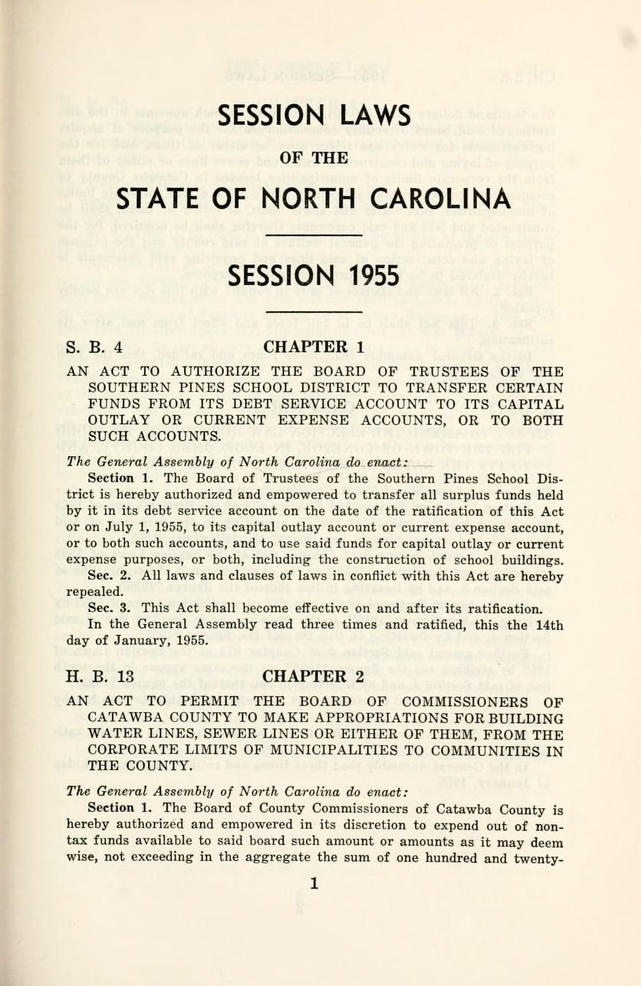
#> input picture oer/sessionlawsresol1955nort_0057.jpg, 641 x 986 px, shrunk from 836 x 1286 before the run; the run also reads 1 picture not shown here
$ jupyter execute --allow-errors 04-HowToOCR.ipynb   (shell and % lines are left out)
#> lines starting #> are read from the running program, lines starting #| are printed output that depends on the picture
# How To OCR with Python & Tesseract: The Basics

**<< Previous module: [What is OCR?](03-WhatIsOCR.ipynb) <<**

*1-2 hours*

<div class="alert alert-block alert-info">
    <strong>Learning Objectives:</strong>
    <p>By the end of this module, you should be able to</p>
    <ul>
        <li>describe the necessary input formats for OCR;</li>
        <li>explain the importance of performing adjustments (pre-processing) to inputs before running OCR;</li>
        <li>identify adjustments that will likely improve text inputs;</li>
        <li>perform pre-processing steps using Python;</li>
        <li>describe and implement basic OCR steps using Python and Tesseract in Jupyter Notebooks.</li>
    </ul>
</div>

## Table of Contents

- [Quick Review: OCR Inputs & Outputs](#quick-review)
- [The OCR Process](#ocr-process)
- [Preparing Texts for OCR (Pre-Processing)](#pre-processing)
- [Performing OCR](#performing-ocr)
- [Resources](#resources)

## Quick Review: OCR Inputs & Outputs <a class="anchor" id="quick-review"></a>

### Inputs

We've already discussed this in the [last module](03-WhatIsOCR.ipynb), but it bears repeating. In order to perform OCR on a text corpus, we need the following:

- A **single file folder** containing all of the corpus files. If the corpus is small enough (e.g. 1 book), this could be simply a single file.
- All corpus files should be of the **same file format**.
- The chosen file format should be **interoperable** (usable by many software and operating systems) and stable (changes rarely if ever).

- For our work with Python and Tesseract, the files should be **images**, which means that each file will correspond to 1 single-sided page (if in a book format) in the corpus.

To keep all of these image files organized, we recommend creating a file structure that looks like the below: 1 file folder for the entire corpus, and 1 subfolder for each volume in the corpus containing an image file for every page in the volume.

Note that the file naming structure identifies *both* which volume the images are part of *and* which scanned page they correspond to, which helps us maintain the order of the volume. These numbers *may not* correspond to page numbers because the scanning included outer and inner covers as well as title pages, etc.

Note that we are working with .jpg files here. These are files that we [downloaded from the Internet Archive](02-GatheringACorpus.ipynb#how-to-download) and with which any computer should be able to work. The process we'll be using, though, can also be run with .png, .tiff, .jp2, and other common interoperable image formats.

### Outputs

Here's what we'll produce through the OCR process in this module: **1 file folder containing 1 file per volume in the .txt (plain text) format.** The plain text format is interoperable, stable, and fully computer readable, meaning it will be ready for performing computational analysis in whatever tools you might choose to work with. We'll demonstrate some analysis tools in Python in the [final module in this series](06-ExploratoryAnalysis.ipynb).

## The OCR Process<a class="anchor" id="ocr-process"></a>

**Producing OCR'ed text is an iterative, rather than a linear, process.** To get the best possible output involves multiple steps and in some instances repetition of steps. Here's an overview of what these steps can look like.

*Keep in mind that this process can vary not only based on the complexity and legibility of your corpus but also based on the resources you have. Consider your expertise, whether you are working with a team or by yourself, how much time you have, and your ultimate research goal. These should all factor in to how complex you make your OCR process.*

### Pre-Processing:
This phase is all about testing to figure out the best adjustments and OCR settings for your corpus:

1. **Create a folder of sample text from your corpus.** The size of the sample may depend on the corpus' size and homogeneity or heterogeneity, but it should be an amount that you and/or your team could review manually in a reasonably short period of time.
2. **Run OCR on your sample.**
3. **Review the output** to identify errors, **looking especially for error *patterns*** that could be addressed at a corpus level.
4. **Create a list of errors and [possible adjustments](#pre-processing)** that you might use to address the errors. **Order the list based on which errors should be solved first--which might address the largest number of errors.** For example, it would be more important to fix rotated or skewed pages across the sample/corpus before trying to use erosion or dilation to make specific pages more legible to Tesseract.
5. **Make the first adjustment** on your list to the sample.
6. **Re-run OCR on your sample.**
7. **Review the output.** Has the output improved noticeably? Are there still errors and error patterns?
8. **Repeat some or all of the above steps:** Depending on your findings, you might continue applying adjustments from your list, re-running OCR, and reviewing outputs, or you might be ready to move on to the next step.

Depending on the *complexity* of your corpus, you may want to select a few different samples to complete this process with and then compare the adjustments you make across all samples to see which adjustments work best overall, and which might *introduce* errors to certain parts of the corpus.

If need be, you could consider running OCR on separate parts of your corpus. The *On The Books* team did this because marginalia (text printed in the margins) appear through a significant portion of the corpus but are no longer printed after a certain point. Removing marginalia wasn't necessary once it stopped appearing in the text, so that step could be skipped for the later portion of texts.

### Performing OCR:
Once you're satisfied with the pre-processing on your sample(s), here's where you run the actual OCR. This part of the process may also be iterative:

1. **Apply your chosen pre-processing adjustments** to your entire corpus.
2. **Run OCR** on your entire corpus.
3. **Pull samples from your output to review.** Do you notice any recurring or new errors? If so, you may need to return to pre-processing to assess and address these errors.
4. **Repeat steps 1-3 as needed.** If you have a very large corpus, you may consider running these steps in batches and iterating through each batch.

### "Cleaning" OCR:
**This part of the process is often best performed with a combination of manual (human) and automated (computer) steps.** This is where you may be addressing not only errors in the OCR itself but also issues with the original printing, as we describe below with regard to [hyphenated words at the end of lines](#hyphens). As with pre-processing, how complex you make iterations in this phase depends on your corpus and your resources:

1. **Use Python to check for and correct possible spelling errors.** This step should focus on common words and avoid proper nouns. As with any automated step, it's possible that new errors will be introduced here.

    1. If there is a known and small quantity of proper nouns used in individual texts or across the corpus, and these are consistently "read" incorrectly by Tesseract, it may be possible to use Python to correct these.

2. If your corpus is small enough and/or you have a team that can help you, **read through the corpus** to manually check for and correct errors. This may be a moment to correct proper nouns. If you have a team, it may be advisable to have texts read and corrected by multiple team members. It will be important that these team members have access to both inputs and outputs, and perhaps even lists of proper nouns, to be able to compare the original scans with the computer-readable versions. You may even want to set up a process whereby reviewers can flag words they are not sure about so that another reviewer can provide their opinion so that you and/or another project manager making a final decision on uncertain words.

The above process could be broken down further to address smaller issues incrementally and iteratively. It may also be useful to break your corpus into units of analysis before or during this process to assist with cleaning. We will discuss the splitting process when we structure our OCR'ed data in the [next module](05-StructuringOCRData.ipynb).

## Preparing Texts for OCR (Pre-Processing)<a class="anchor" id="pre-processing"></a>

Remember all of the questions we considered in the [last module](03-WhatIsOCR.ipynb)? The ones that asked us to think about text format (print/handwritten), format and orientation on the page, legibility, and so on? In this section, we'll walk through the steps that need to be done to address especially **format and orientation on a page and legibility** before performing OCR.

### The Files

#### Which files?

For this tutorial, we've given you only a sample of pages to work with from the 1955 NC session laws, beginning with the first chapter (page 1). You may have noticed that the file name ends with `0057` rather than `0001`. This is because scanned session law volumes often include other content, such as a scan of the outer covers, a table of contents, and the North Carolina state constitution, appearing before or after the laws themselves. Because the *On The Books Team* is only interested in the laws themselves, we went through each volume and removed all images that we did't need. The lesson here: **don't run OCR on content that you don't need.**

When you are preparing a corpus for OCR, in addition to becoming familiar with potential issues you see on each page, remove all files that don't need to be OCR'ed. *If you want to keep a copy of the complete un-OCR'ed corpus, make a copy of it **before** deleting image files from the version that you will use to perform OCR.* If you find that there is a consistent number of pages that you want to remove at the beginning and/or end of each corpus, it's possible to use Python to do this. Use caution if you choose this route, though, as it can be hard to undo deletions performed programmatically. At the end of the day *you probably know better than your computer* which files you need and which you don't.

#### Missing pages? Duplicate pages?

Something else to note about the 1955 laws in particular: The first two files in the scanned volume, ending `0000` and `0001`, happen to be scans of pages in the middle of the volume. These could be included at the beginning for a few reasons:
- the archivists performing the scan accidentally skipped these pages during the initial scan; or
- the initial scan of these pages was in some way inadequate (perhaps the page was blurred, or the scanner malfunctioned).

Regardless of the reason, now is the right moment to **check whether these pages were indeed skipped** and make a note of this so that you can be sure they are included in the OCR and final dataset. As it happens, these pages were *not* skipped but were duplicates, so we would remove them. If you *don't* find pages like these out of order in your own corpus, either indicated by page numbers in the images themselves or by numbered file names skipping an integer, *it may not be worth your time to check every page* (particularly if you are dealing with thousands of pages). It's possible to identify skipped pages in the data structuring process and add them to the larger dataset.

#### A Note on Cropping

Our duplicate pages do also point out something else important: **whether you need to crop scanned pages.**

When documents are scanned, often there is more included in the image than just the document itself: the stand or supports for the document, color calibration targets, rulers, and anything else in close proximity to the document.  Archivists preparing scanned materials for the Internet Archive and other digital repositories may crop out all parts of a scanned image that are *not* part of the document, aiming to create image files of a relatively uniform size.

If your images have not been cropped already, **here are a few resources for learning how to batch crop images:**
- In Python: [this Jupyter Notebook explains how to prepare to crop](https://github.com/UNC-Libraries-data/OnTheBooks/blob/master/examples/marginalia_determination/marginalia_determination.ipynb), and [this Notebook implements the crop along with other adjustments we'll explore further here](https://github.com/UNC-Libraries-data/OnTheBooks/blob/master/examples/adjustment_recommendation/adjRec.ipynb)
- [In Photoshop](https://www.linkedin.com/learning-login/share?forceAccount=false&redirect=https%3A%2F%2Fwww.linkedin.com%2Flearning%2Flearning-photoshop-automation%3Ftrk%3Dshare_ent_url%26shareId%3D9wq0fJRcSEOBjgywFT9gOA%253D%253D&account=42563596) (UNC or LinkedIn Learning log in required)

<div class="alert alert-block alert-success">
    <p><strong>If you're doing the scanning yourself or will be working with someone to newly digitize materials,</strong> it's a good idea to carefully plan your scanning process. Every step matters in terms of generating the best possible OCR results. Digital NC have posted their <a href="https://www.digitalnc.org/policies/digitization-guidelines/" alt="Digital NC digitization guidelines">digitization guidelines</a> along with <a href="https://www.digitalnc.org/about/what-we-use-to-digitize-materials/" alt="Digital NC scanning equipment">descriptions of their scanning equipment</a>. These can provide a helpful starting point if you will be beginning your project with undigitized materials.</p>

### The Text

Now let's take a closer look at the text we'll use to practice performing OCR:

<div class="alert alert-block alert-warning">
    <p>Drawing from <a href="https://onthebooks.lib.unc.edu/laws/all-laws/" alt="On the Books corpus"><em>On The Books</em> corpus</a>, we'll be working with the North Carolina session laws from 1955: <a href="https://archive.org/details/sessionlawsresol1955nort/" alt="1955 NC session laws on the Internet Archive">https://archive.org/details/sessionlawsresol1955nort/</a>.</p>
    <p>Open the 1995 volume in the Internet Archive and skim through, considering the following questions:</p>
    <ul>
        <li>How is the text formatted on the page?</li>
        <li>How is the text oriented on the page?</li>
        <li>Do you notice any pages or sections that might cause an error in the OCR? What are they? What kind of error do you think they might cause?</li>
    </ul>
</div>

There are a few possible considerations with this volume that we'll want to address with pre-processing:
- broken words
- possible noise (e.g. the visible shadow of text from other pages)
- slanted, or skewed, text
- crooked, or rotated, text
- occasional pencil marks on the text

Did you notice any other possible issues?

### The Code

To better understand why we're going to spend significant time pre-processing, let's look at the very basic OCR process with pyTesseract.

First, we need to run the following line of code to finish installing Tesseract. **Wait until the following code finishes (it will take 1-2 minutes), and you don't see a star by the code or hourglass in your browser tab before you continue.**

[cell 1]
# Install tesseract on Binder.
# The exclamation runs the command as a terminal command.
# This may take 1-2 minutes.
# Source: Nathan Kelber & JStor Labs Constellate team.

Has the above code finished running? If so, you can now run this code to OCR 1 page of text:

[cell 2]
# Import the Image module from the Pillow Library, which will help us access the image.
from PIL import Image

# Import the pytesseract library, which will run the OCR process.
import pytesseract

# Open a specific image file, convert the text in the image to computer-readable text (OCR),
# and then print the results for us to see here.
print(pytesseract.image_to_string(Image.open("sessionlawsresol1955nort_0057.jpg"), lang="eng"))
#> (this line was passed over: pytesseract is not available in this run)

Looks pretty simple, right? If you haven't run it yet, go ahead.

We used [this image file](sample/sessionlawsresol1955nort_0057.jpg) to test out the code. Open it up and compare it to the text we just printed. What do you notice about the layout, text format, and characters in the image and text versions?

<br/>

### Pre-Processing

While the above looks promising--and we could go ahead and create a loop to run this code on every image file in the 1955 volume--we always run the risk of introducing errors into our plain text output that can be avoided by some pre-processing steps. So let's pause on the OCR for a bit and look at some of the steps you might need to take into consideration with your own materials. Although Tesseract does an overall good job addressing these issues when they are minor, it may be worth your while to fix any issues you notice *before* running Tesseract to avoid introducing errors into OCR'ed text in the first place:

#### Rescaling
**The higher quality the digitization, the better the OCR**--this is the general rule. "Quality" has a lot to do with the OCR requirements we've already covered as well as those we'll cover below. We can begin, though, with the number of pixels per image--that is, the number of pixels per *inch*. Remember that computers present images as a grid of pixels, usually squares but sometimes rectangles, and that each carry specific color information. Put hundreds, thousands, millions of pixels together, and we have an image.

A common way for computer programmers to measure image quality is by assessing the number of pixels per inch (ppi). This is important for many reasons: a photographer will want to keep their number of pixels high (perhaps 300 ppi) in preparation for printing, but a web designer will want a much lower number of pixels (72 ppi) to keep an image looking crisp while also keeping file sizes small to avoid slowing down webpage loading time. If you've ever opened a webpage and seen text but had to wait a few seconds for images to load, you've seen the difference between how long it takes for text vs. an image to load. The more pixels, the larger the file (in kilobytes, megabytes, or even gigabytes), and large files take longer to move from a server to your computer--add in low bandwidth internet, and the load time increases exponentially.

So, what's the difference? Let's look:

<div class="row" style="padding-bottom:20px;">
    <div class="column">

    </div>
    <div class="column">

    </div>
</div>

<br/>
The image on the left shows a scanned letter S at 72 ppi. The visible squares represent individual pixels. Note that each pixel represents one color from the page, and there is a transition between pixels representing ink and those representing paper.

The image on the right is the same letter S rescaled to 300 ppi. The squares here appear smaller because there are far more of them. Note that instead of there being only a line 1-2 pixels wide making up the S shape, there are far more--far more for Tesseract to "read" and interpret.

<div class="alert alert-block alert-success">
    <p><a href="https://tesseract-ocr.github.io/tessdoc/ImproveQuality" target="blank">Per its documentation</a>, Tesseract works best with an image resolution of 300 ppi. The documentation actually uses "dpi", or <a href="https://en.wikipedia.org/wiki/Dots_per_inch" target="blank">"dots per inch"</a>. If you're beginning your project by scanning materials, this unit will be important when you set up your scanner, but once you move into image processing, we're dealing with <a href="https://en.wikipedia.org/wiki/Pixel_density" target="blank">pixels per inch</a>. These are not the same, but many people use dpi and ppi interchangeably.</p>
</div>

The images we downloaded from the Internet Archive are 72ppi--optimized for web viewing. In an ideal world, we'd go back and use the .jp2 files, which are higher resolution. While it's <mark style="background-color:lightblue;">possible</mark> to rescale (increase the ppi) of our sample images, increasing ppi involves using algorithms that can change, in minute ways, an image file. Those minute changes could make a larger impact on OCR results depending on the original image. For this reason, **it's always better to start by creating high resolution image files in the scanning process.** For our purposes here, PyTesseract has already proven that it's working well with the .jpg 72 ppi versions of the Internet Archive files. If you're interested in learning more about rescaling images, though, try this [GeeksForGeeks tutorial](https://www.geeksforgeeks.org/python-pil-image-resize-method/) as a starting point.

#### Rotating & Deskewing
Sometimes, in spite of everyone's best efforts, a document is scanned at a slight angle, either rotated slightly on the scan bed or perhaps photographed at a slight angle, introducing a skew. The result can look like these images:

<div class="row"  style="padding-bottom:20px;">
    <div class="column">

    </div>
    <div class="column">

    </div>
</div>

**Left:** A rotated version of our sample page. **Right:** A skewed version of our sample page.

Let's run these through PyTesseract to see how it handles them:

[cell 3]
# OCR the rotated page.
print(pytesseract.image_to_string(Image.open('images/sessionlawsresol1955nort_0057_rotated.jpg')))
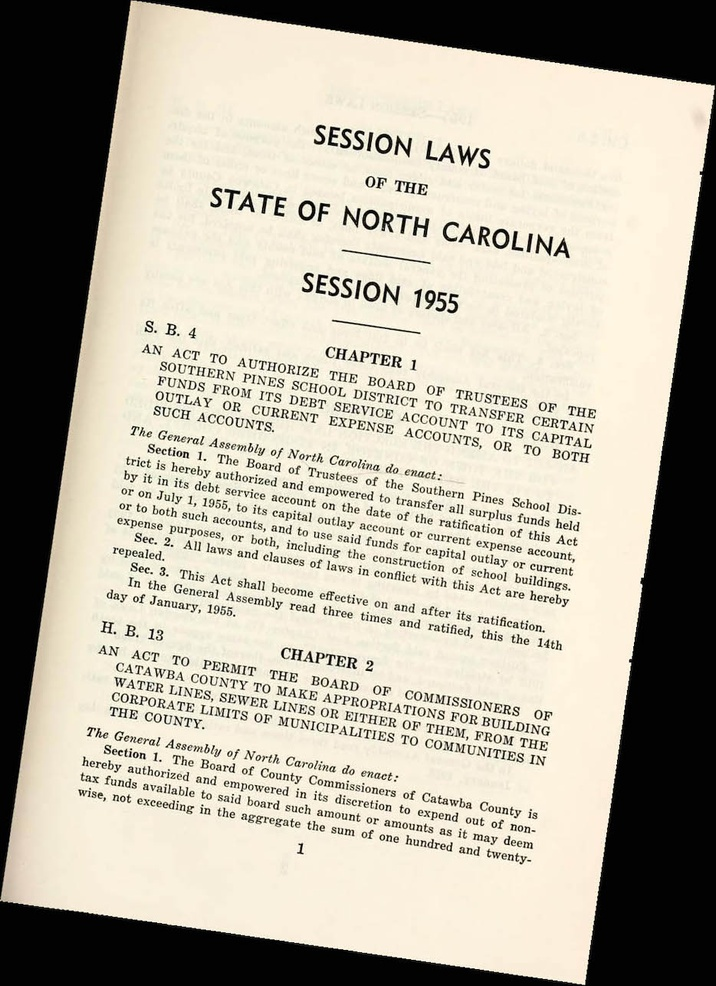
#> input picture oer/images/sessionlawsresol1955nort_0057_rotated.jpg, 716 x 986 px, shrunk from 934 x 1286 before the run
#> (this line was passed over: pytesseract is not available in this run)

How do the OCR results for the rotated page compare to our attempt with the original (unrotated) file?

Now let's try the skewed version:

[cell 4]
# OCR the skewed page.
print(pytesseract.image_to_string(Image.open('images/sessionlawsresol1955nort_0057_skewed.jpg')))
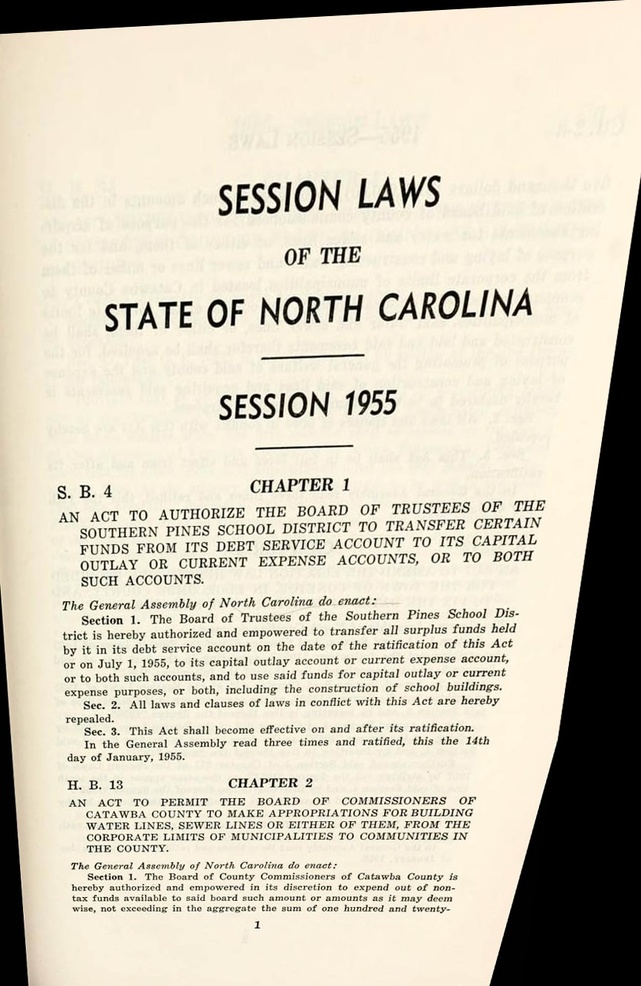
#> input picture oer/images/sessionlawsresol1955nort_0057_skewed.jpg, 641 x 986 px, shrunk from 836 x 1286 before the run
#> (this line was passed over: pytesseract is not available in this run)
#> (the rest of the program and of its run is left out)
